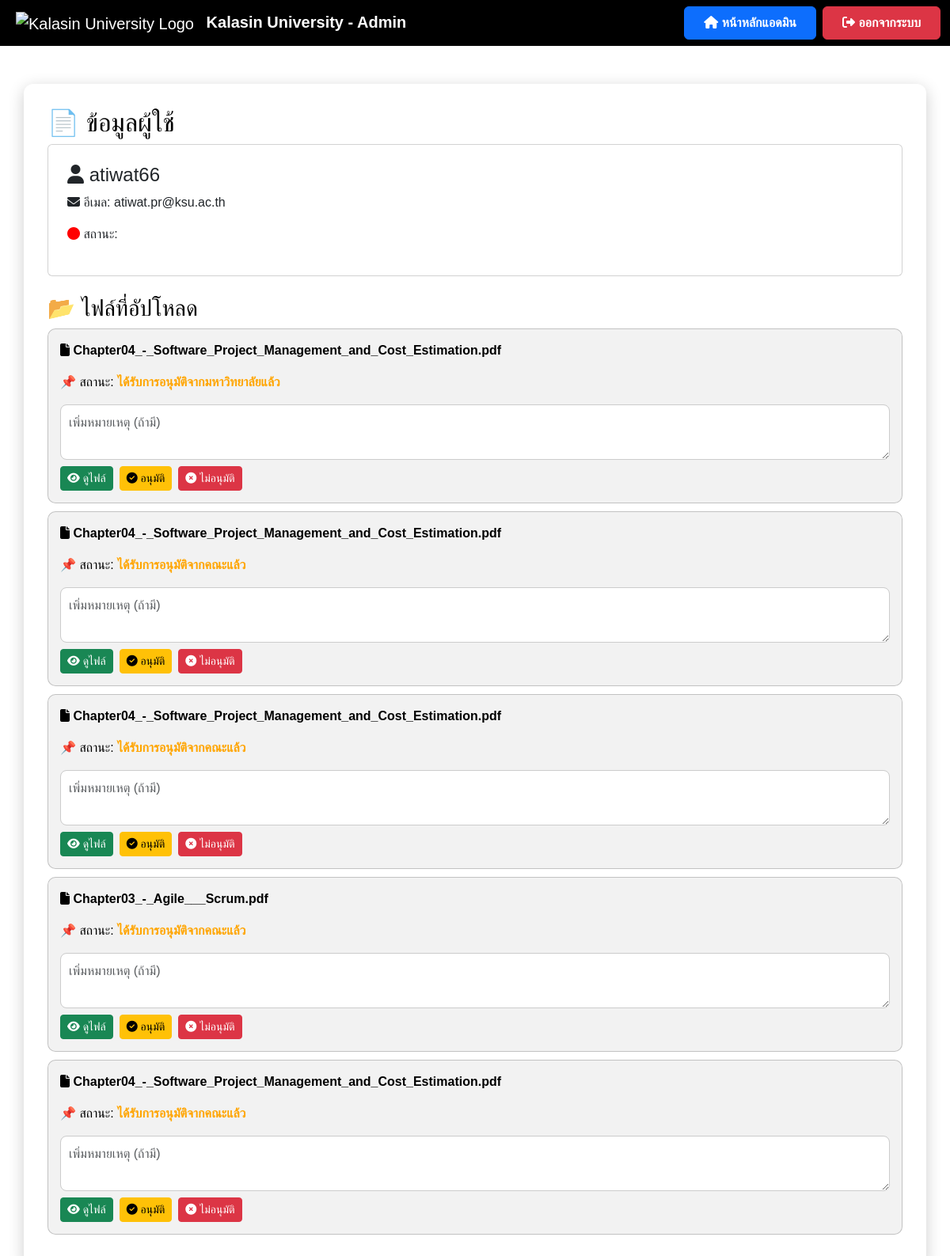
The page /view_user/1 on the database as committed earlier.
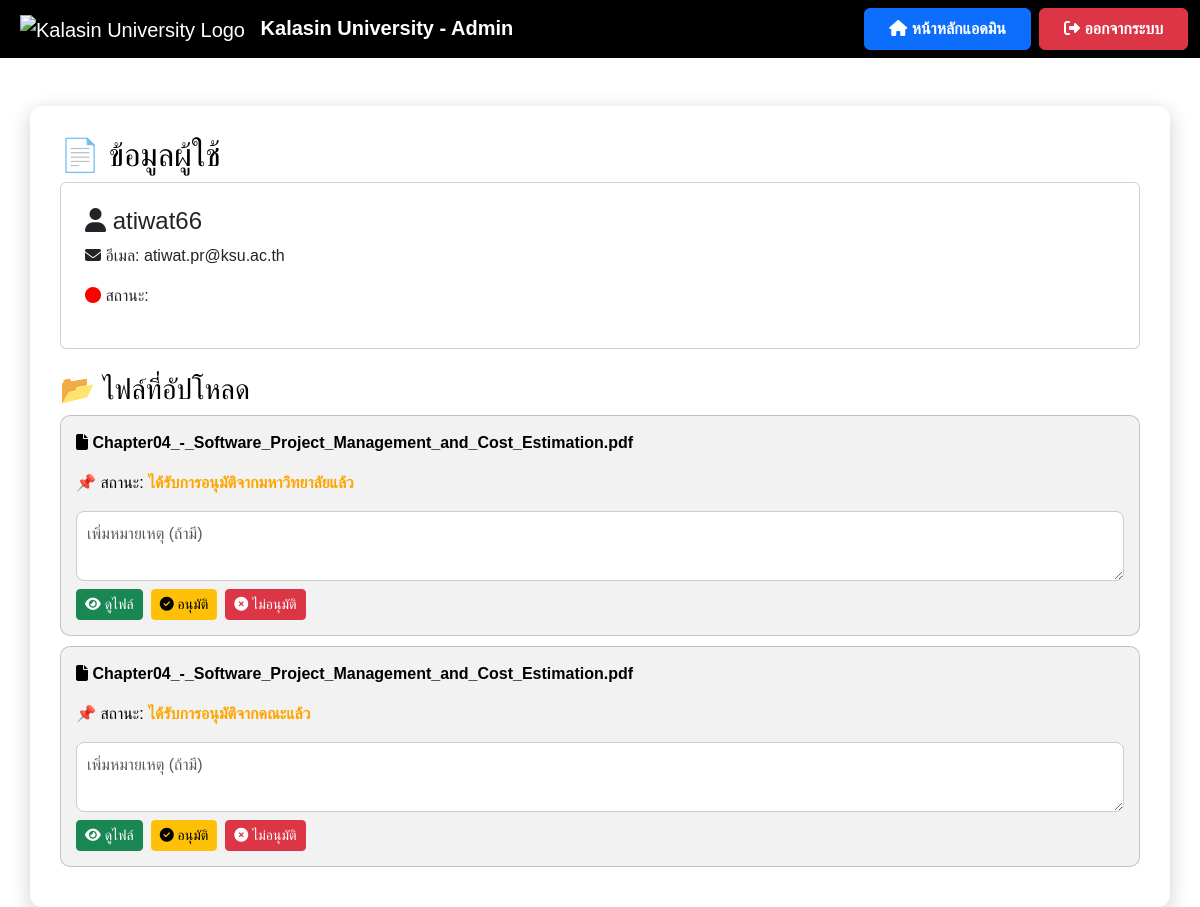
The same page on the database as committed later.
### models.py (models this page shows)
class User(db.Model):
    id = db.Column(db.Integer, primary_key=True)
    username = db.Column(db.String(100), nullable=False, unique=True)
    role = db.Column(db.String(50), nullable=False)  # เช่น admin, user
    document_requests = db.relationship('DocumentRequest', back_populates='user', lazy=True)

class File(db.Model):
    id = db.Column(db.Integer, primary_key=True)
    filename = db.Column(db.String(255), nullable=False)
    file_path = db.Column(db.String(255), nullable=True)
    status = db.Column(db.String(50), nullable=False, default="รอตรวจสอบ")
    comment = db.Column(db.Text, nullable=True)
    user_id = db.Column(db.Integer, db.ForeignKey('user.id'), nullable=False)

### app.py (the view)
@app.route('/view_user/<int:user_id>')
def view_user(user_id):
    user = User.query.get(user_id)
    if not user:
        flash("ไม่พบข้อมูลผู้ใช้", "danger")
        return redirect(url_for('manage_users'))  # ถ้าหาไม่เจอให้กลับไปหน้า manage_users
    files = File.query.filter_by(user_id=user.id).all()
    return render_template('view_user.html', user=user, files=files)

### templates/view_user.html (shortened to what this page needs)
<!DOCTYPE html>
<html lang="th">
<head>
    <link href="https://cdn.jsdelivr.net/npm/bootstrap@5.3.3/dist/css/bootstrap.min.css" rel="stylesheet">
    <link rel="stylesheet" href="https://cdnjs.cloudflare.com/ajax/libs/font-awesome/6.4.2/css/all.min.css">
</head>
<body>
    <nav class="navbar navbar-expand-lg navbar-dark">
        <div class="container-fluid">
            <a class="navbar-brand ms-2" href="{{ url_for('admin_dashboard') }}">
                <img src="https://upload.wikimedia.org/wikipedia/th/4/4e/Kalasin_University_Seal.svg"
                     alt="Kalasin University Logo" style="height: 50px; margin-right: 10px;">
                <strong>Kalasin University - Admin</strong>
            </a>
            <div class="ms-auto d-flex">
                <a href="{{ url_for('admin_dashboard') }}" class="btn btn-primary fw-bold px-4 py-2 me-2">
                    <i class="fas fa-home"></i> หน้าหลักแอดมิน
                </a>
                <a href="{{ url_for('logout') }}" class="btn btn-danger fw-bold px-4 py-2">
                    <i class="fas fa-sign-out-alt"></i> ออกจากระบบ
                </a>
            </div>
        </div>
    </nav>
    <div class="container container-custom mt-5">
        <h2>📄 ข้อมูลผู้ใช้</h2>
        <div class="card p-4">
            <h4><i class="fas fa-user"></i> {{ user.username }}</h4>
            <p><i class="fas fa-envelope"></i> อีเมล: {{ user.email }}</p>
            <p><i class="fas fa-circle" style="color: {% if user.status == 'active' %}green{% else %}red{% endif %};"></i> สถานะ: {{ user.status }}</p>
        </div>
        <h3 class="mt-4">📂 ไฟล์ที่อัปโหลด</h3>
        {% if files %}
        {% for file in files %}
        <div class="file-card">
            <p><i class="fas fa-file"></i> <strong>{{ file.filename }}</strong></p>
            <p>📌 สถานะ:
                <span id="status-{{ file.id }}" class="{% if file.status == 'อนุมัติแล้ว' %}status-approved{% elif file.status == 'ไม่อนุมัติ' %}status-rejected{% else %}status-pending{% endif %}">
                    {{ file.status }}
                </span>
            </p>
            <textarea class="form-control mt-2 comment-box" id="comment-{{ file.id }}" placeholder="เพิ่มหมายเหตุ (ถ้ามี)">{{ file.comment if file.comment else '' }}</textarea>
            <div class="d-flex mt-2">
                <a href="{{ url_for('uploaded_file', filename=file.filename) }}" class="btn btn-success btn-sm me-2" target="_blank">
                    <i class="fas fa-eye"></i> ดูไฟล์
                </a>
                <button class="btn btn-warning btn-sm me-2" onclick="approveFile({{ file.id }})" id="approve-btn-{{ file.id }}">
                    <i class="fas fa-check-circle"></i> อนุมัติ
                </button>
                <button class="btn btn-danger btn-sm me-2" onclick="rejectFile({{ file.id }})" id="reject-btn-{{ file.id }}">
                    <i class="fas fa-times-circle"></i> ไม่อนุมัติ
                </button>
            </div>
        </div>
        {% endfor %}
        {% else %}
            <p class="text-muted">⛔ ผู้ใช้นี้ยังไม่มีการอัปโหลดไฟล์</p>
        {% endif %}
    </div>
</body>
</html>

### templates/view_user.html (style rules this page uses)
body { font-family: 'Poppins', sans-serif; background: white; color: black; }
.navbar { background: #000000; backdrop-filter: blur(10px); }
.container-custom { background: #ffffff; border-radius: 12px; padding: 30px; box-shadow: 0 5px 20px rgba(0, 0, 0, 0.2); margin-top: 20px; }
.file-card { background: rgba(0, 0, 0, 0.05); border-radius: 10px; padding: 15px; margin-bottom: 10px; border: 1px solid rgba(0, 0, 0, 0.2); transition: 0.3s; }
.status-pending { color: orange; font-weight: bold; }
.comment-box { min-height: 80px; border: 1px solid #ccc; border-radius: 8px; padding: 10px; resize: vertical; }

Rows that differ between the two databases and show on the page:
removed File: filename "Chapter04_-_Software_Project_Management_and_Cost_Estimation.pdf", status "ได้รับการอนุมัติจากคณะแล้ว", id "เพิ่มหมายเหตุ (ถ้ามี)"
removed File: filename "Chapter03_-_Agile___Scrum.pdf", status "ได้รับการอนุมัติจากคณะแล้ว", id "เพิ่มหมายเหตุ (ถ้ามี)"
removed File: filename "Chapter04_-_Software_Project_Management_and_Cost_Estimation.pdf", status "ได้รับการอนุมัติจากคณะแล้ว", id "เพิ่มหมายเหตุ (ถ้ามี)"
